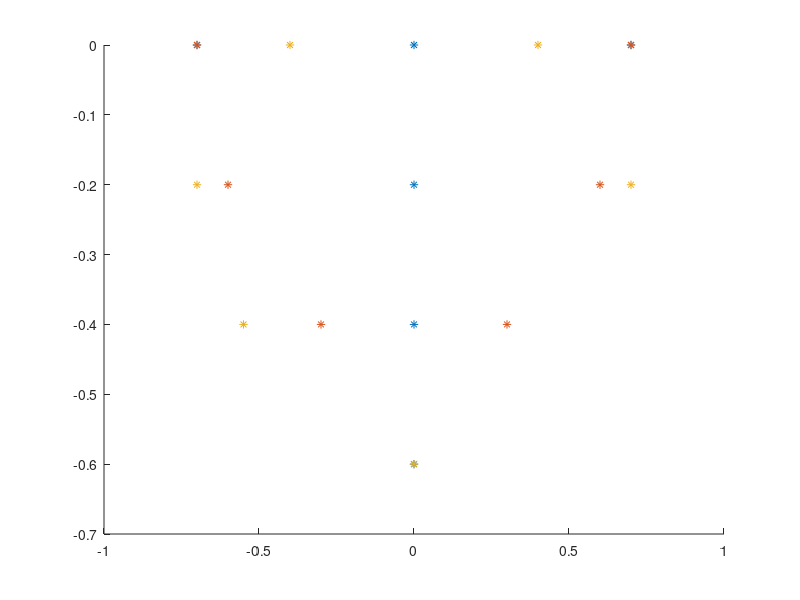

MATLAB code to generate this figure: (Note: this script raises an error after producing the figure.)
clear
close
clc
%%%%%%%%%%%%%%%%%%%%%%%%%%%%%%%%%%%%%%%%%%%%%%%%%%%%%%%%%%%%%%%%%%%%%%%%%%%
%Goal: Generate different figures
%Author: Qianyu
%Date: May 22nd, 2024
%%%%%%%%%%%%%%%%%%%%%%%%%%%%%%%%%%%%%%%%%%%%%%%%%%%%%%%%%%%%%%%%%%%%%%%%%%%
%% Generate Waypoints of TU/e logo
%% 18 drones
% T = [-1.9,0,1.7;
%     -2.6,0,1.7;
%     -1.2,0,1.7;
%     -1.9,-0.2,1.2;
%     -1.9,-0.4,0.7;
%     -1.9,-0.6,0.2];
% U = [-0.7,-0.2,0.9;
%     -0.7,0,1.7;
%     0.6,0,1.7;
%     0.6,-0.2,0.9;
%     -0.3,-0.4,0.2;
%     0.3,-0.4,0.2];
% E = [1.2,-0.2,0.9;
%     1.5,0,1.5;
%     2.3,0,1.5;
%     1.35,-0.4,0.4;
%     1.9,-0.2,0.85;
%     1.9,-0.6,0.2;
%     2.6,-0.2,0.9];

%% Separate:
T = [-0.7,0,1.7; 
    0,0,1.7; 
    0.7,0,1.7; 
    0,-0.2,1.2; 
    0,-0.4,0.7; 
    0,-0.6, 0.2];
U = [-0.7,0,1.7;
    0.7,0,1.7;
    -0.6,-0.2,0.9;
    0.6,-0.2,0.9;
    -0.3,-0.4,0.2;
    0.3,-0.4,0.2];
E = [-0.7,-0.2,0.9;
    -0.4,0,1.5;
    0.4,0,1.5;
    0.7,-0.2,0.9;
    -0.55,-0.4,0.4;
    0,-0.2,0.85;
    0,-0.6,0.2];
initial_pos = [
    -0.5,1,0;
    0.5,1,0;
    -1,0,0;
    0,0,0;
    1,0,0;
    -0.5,-1,0;
    0.5,-1,0];

% Target position plot:
figure(1);
hold on;
plot3(T(:,1),T(:,2),T(:,3),'*');
plot3(U(:,1),U(:,2),U(:,3),'*');
plot3(E(:,1),E(:,2),E(:,3),'*');
plot3(initial_pos(:,1),initial_pos(:,2),initial_pos(:,3),'*',color='black');
grid on;
xlim([-1.2,1.2]);
xlabel('x');
ylabel('y');
zlabel('z');
ylim([-1.2,1.2]);
zlim([0,1.8]);

%% Draw trajectories:
for i=1:1:6
    mid(i,:)= [(T(i,1)+initial_pos(i,1))/2, (T(i,2)+initial_pos(i,2))/2, (T(i,3)+initial_pos(i,3))/2]; %middle point
    traj_T(:,:,i)=[initial_pos(i,:);mid(i,:);T(i,:)];
    mid_U(i,:)= [(T(i,1)+U(i,1))/2, (T(i,2)+U(i,2))/2, (T(i,3)+U(i,3))/2];
    traj_U(:,:,i)=[T(i,:);mid_U(i,:);U(i,:)];
    mid_E(i,:)= [(U(i,1)+E(i,1))/2, (U(i,2)+E(i,2))/2, (U(i,3)+E(i,3))/2];
    traj_E(:,:,i)=[U(i,:);mid_E(i,:);E(i,:)];
end
mid_E(7,:)= [(initial_pos(7,1)+E(7,1))/2, (initial_pos(7,2)+E(7,2))/2, (initial_pos(7,3)+E(7,3))/2];
traj_E(:,:,7)=[initial_pos(7,:);mid_E(7,:);E(7,:)];

% Trajectories plot:
figure(2);
grid on;
hold on;
plot3(traj_T(:,1,1),traj_T(:,2,1),traj_T(:,3,1),'*-',color='red');
plot3(traj_T(:,1,2),traj_T(:,2,2),traj_T(:,3,2),'*-',color='yellow');
plot3(traj_T(:,1,3),traj_T(:,2,3),traj_T(:,3,3),'*-',color='blue');
plot3(traj_T(:,1,4),traj_T(:,2,4),traj_T(:,3,4),'*-',color='green');
plot3(traj_T(:,1,5),traj_T(:,2,5),traj_T(:,3,5),'*-',color='cyan');
plot3(traj_T(:,1,6),traj_T(:,2,6),traj_T(:,3,6),'*-',color='magenta');

plot3(traj_U(:,1,1),traj_U(:,2,1),traj_U(:,3,1),'*-',color='red');
plot3(traj_U(:,1,2),traj_U(:,2,2),traj_U(:,3,2),'*-',color='yellow');
plot3(traj_U(:,1,3),traj_U(:,2,3),traj_U(:,3,3),'*-',color='blue');
plot3(traj_U(:,1,4),traj_U(:,2,4),traj_U(:,3,4),'*-',color='green');
plot3(traj_U(:,1,5),traj_U(:,2,5),traj_U(:,3,5),'*-',color='cyan');
plot3(traj_U(:,1,6),traj_U(:,2,6),traj_U(:,3,6),'*-',color='magenta');

plot3(traj_E(:,1,1),traj_E(:,2,1),traj_E(:,3,1),'*-',color='red');
plot3(traj_E(:,1,2),traj_E(:,2,2),traj_E(:,3,2),'*-',color='yellow');
plot3(traj_E(:,1,3),traj_E(:,2,3),traj_E(:,3,3),'*-',color='blue');
plot3(traj_E(:,1,4),traj_E(:,2,4),traj_E(:,3,4),'*-',color='green');
plot3(traj_E(:,1,5),traj_E(:,2,5),traj_E(:,3,5),'*-',color='cyan');
plot3(traj_E(:,1,6),traj_E(:,2,6),traj_E(:,3,6),'*-',color='magenta');
plot3(traj_E(:,1,7),traj_E(:,2,7),traj_E(:,3,7),'*-',color='black');
xlim([-1.2,1.2]);
xlabel('x');
ylabel('y');
zlabel('z');
ylim([-1.2,1.2]);
zlim([0,1.8]);
for i=1:1:7
    waypoints_orientation(:,:,i)=zeros(size(traj_U,1),3);
end
% Time_interval=[1.9273,1.2,0.5,0.7654,0.7654,0.7654,0.7654,0.7654,0.7654,0.5,1];     %Figure 6 time interval
% Time_interval=[1.05,0.71,0.62,0.7,0.56,0.56,0.7,0.62,0.71,1.05,1.05];   %Figure 8 time interval
Time_T = [3,3,3];

for i=1:length(Time_T)-1
    Time_of_Arrival(i+1)=Time_T(i+1)+sum(Time_T(1:i));
end
Time_of_Arrival(1)=Time_T(1);

for i=1:1:7
    waypoints(:,:,i)=[traj_E(:,:,i),waypoints_orientation(:,:,i)].';
end

%% Generate trajectory
numsamples=100;
% [q,qd,qdd,qddd,pp,timepoints,tsamples] = minjerkpolytraj(waypoints1,Time_of_Arrival,numsamples);
for i=1:1:7
    [q(:,:,i),qd(:,:,i),qdd(:,:,i),qddd(:,:,i),pp(:,:,i),timepoints(:,:,i),tsamples(:,:,i)] = minjerkpolytraj(waypoints(:,:,i),Time_of_Arrival,numsamples);
end

duration_time=Time_T;

for i=1:1:7
    position_coefficients_x(:,:,i) =pp(:,:,i).coefs(1:6:end,8:-1:1) ;
    position_coefficients_y(:,:,i) =pp(:,:,i).coefs(2:6:end,8:-1:1) ;
    position_coefficients_z(:,:,i) =pp(:,:,i).coefs(3:6:end,8:-1:1) ;
    orientation_coefficients_yaw(:,:,i)=pp(:,:,i).coefs(4:6:end,8:-1:1) ;
end

% figure(3)
% hold on
% plot3(q(1,:,1),q(2,:,1),q(3,:,1),'*');
% plot3(q(1,:,2),q(2,:,2),q(3,:,2),'*');
% plot3(q(1,:,3),q(2,:,3),q(3,:,3),'*');
% plot3(q(1,:,4),q(2,:,4),q(3,:,4),'*');
% plot3(q(1,:,5),q(2,:,5),q(3,:,5),'*');
% plot3(q(1,:,6),q(2,:,6),q(3,:,6),'*');
% grid on

%% Save coefficients
Coeffients1=[duration_time(1:end-1).',position_coefficients_x(:,:,1),position_coefficients_y(:,:,1),position_coefficients_z(:,:,1),orientation_coefficients_yaw(:,:,1)];
Create_coefficients_table(Coeffients1,'E_1.csv');

Coeffients2=[duration_time(1:end-1).',position_coefficients_x(:,:,2),position_coefficients_y(:,:,2),position_coefficients_z(:,:,2),orientation_coefficients_yaw(:,:,2)];
Create_coefficients_table(Coeffients2,'E_2.csv');

Coeffients3=[duration_time(1:end-1).',position_coefficients_x(:,:,3),position_coefficients_y(:,:,3),position_coefficients_z(:,:,3),orientation_coefficients_yaw(:,:,3)];
Create_coefficients_table(Coeffients3,'E_3.csv');

Coeffients4=[duration_time(1:end-1).',position_coefficients_x(:,:,4),position_coefficients_y(:,:,4),position_coefficients_z(:,:,4),orientation_coefficients_yaw(:,:,4)];
Create_coefficients_table(Coeffients4,'E_4.csv');

Coeffients5=[duration_time(1:end-1).',position_coefficients_x(:,:,5),position_coefficients_y(:,:,5),position_coefficients_z(:,:,5),orientation_coefficients_yaw(:,:,5)];
Create_coefficients_table(Coeffients5,'E_5.csv');

Coeffients6=[duration_time(1:end-1).',position_coefficients_x(:,:,6),position_coefficients_y(:,:,6),position_coefficients_z(:,:,6),orientation_coefficients_yaw(:,:,6)];
Create_coefficients_table(Coeffients6,'E_6.csv');

Coeffients7=[duration_time(1:end-1).',position_coefficients_x(:,:,7),position_coefficients_y(:,:,7),position_coefficients_z(:,:,7),orientation_coefficients_yaw(:,:,7)];
Create_coefficients_table(Coeffients7,'E_7.csv');




